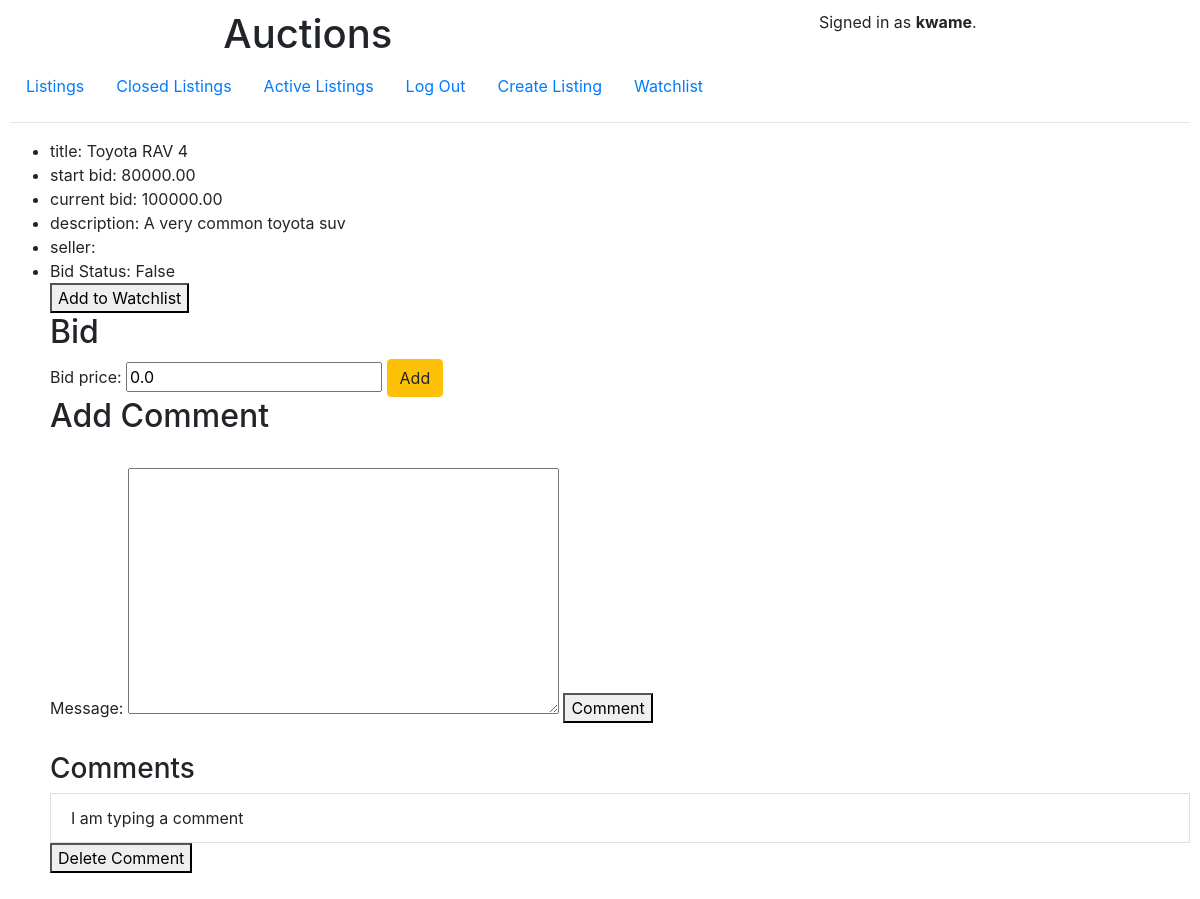
The app's page /listing/1 (signed in) with its own data.
### auctions/models.py (models this page shows, shortened)
class User(AbstractUser):
    pass

class AuctionListing(models.Model):
    title = models.CharField(max_length=100)
    description = models.TextField()
    starting_bid = models.DecimalField(max_digits=10, decimal_places=2, default=0.0)
    current_bid = models.DecimalField(max_digits=10, decimal_places=2, default=0.0)
    creator = models.ForeignKey(User, on_delete=models.CASCADE)
    item_image = models.URLField(blank=True, null=True)
    category = models.ForeignKey(Category, on_delete=models.CASCADE, blank=True, null=True)
    is_active = models.BooleanField(default=True)

class Comment(models.Model):
    message = models.TextField()
    author = models.ForeignKey(User, on_delete=models.CASCADE)
    comment_time = models.DateTimeField(auto_now=True)
    listing = models.ForeignKey(AuctionListing, on_delete=models.CASCADE)

### auctions/views.py (the view)
# urls.py: path("listing/<int:auction_id>", views.listing, name="listing"),
def listing(request, auction_id):
    listing = AuctionListing.objects.get(id=auction_id)
    form = BidForm()
    commentForm = CommentForm()
    allComments = Comment.objects.filter(listing=listing)
    watchlist,created = Watchlist.objects.get_or_create(user=request.user)
    is_in_watchlist = listing in watchlist.listings.all()
    is_in_watchlist = request.user.watchlist.listings.all()
    highest_bid = Bid.objects.filter(listing=listing).aggregate(Max('bid_price'))
    if highest_bid['bid_price__max']:
        highest_bidder = Bid.objects.filter(listing=listing, bid_price=highest_bid['bid_price__max']).first().bidder
        if request.user == highest_bidder:
            messages.info(request, "You have won this bid")
    else:
        highest_bidder = None
    context = {'listing': listing, "is_in_watchlist": is_in_watchlist, "form": form, "comments": allComments, "commentForm": commentForm}
    return render(request, "auctions/listing.html", context)

### auctions/forms.py
class BidForm(ModelForm):
    class Meta:
        model = Bid
        fields = ["bid_price"]

class CommentForm(ModelForm):
    class Meta:
        model = Comment
        fields = ["message"]

### auctions/templates/auctions/listing.html (shortened to what this page needs)
{% extends "auctions/layout.html" %}
{% block body %}
    <ul>
        <li>title: {{ listing.title }}</li>
        <li>start bid: {{ listing.starting_bid }}</li>
        <li>current bid: {{ listing.current_bid }}</li>
        <li>description: {{ listing.description }}</li>
        <li>seller: {{ listing.seller }}</li>
        <li>Bid Status: {{ listing.is_active }}</li>
        <div>
            {% if user.is_authenticated %}
                {% if is_in_watchlist %}
                    <form method="post" action="{% url 'deleteFromWatchlist' listing.id %}">
                        {% csrf_token %}
                        <button type="submit">Remove from Watchlist</button>
                    </form>
                {% else %}
                <form method="post" action="{% url 'addToWatchlist' listing.id %}">
                    <button type="submit">Add to Watchlist</button>
                </form>
                {% endif %}
            {% endif %}
            <h2>Bid</h2>
            {% if user.is_authenticated %}
                <form action="{% url "addBid" id=listing.id %}" method="post">
                    {{ form }}
                    <button type="submit" class="btn btn-warning">Add</button>
                </form>
            {% endif %}
                <h2>Add Comment</h2><br>
                    {% if user.is_authenticated %}
                        <form action="{% url "addComment" id=listing.id %}" method="post">
                            {{ commentForm }}
                            <button type="submit">Comment</button>
                        </form>
                    {% endif %}
                <br>
                <h3>Comments</h3>
                {% for comment in comments %}
                    <li class="list-group-item">{{ comment.message }}</li>
                    {% if user.is_authenticated %}
                    <form action="{% url "deleteComment" id=comment.id %}" method="post">
                        <button type="submit">Delete Comment</button>
                    </form>
                    {% endif %}
                {% endfor %}
        </div>
    </ul>
{% endblock body %}

### auctions/templates/auctions/layout.html (shortened to what this page needs)
{% load static %}
<!DOCTYPE html>
<html lang="en">
    <head>
        <link rel="stylesheet" href="https://stackpath.bootstrapcdn.com/bootstrap/4.4.1/css/bootstrap.min.css">
        <link href="{% static 'auctions/styles.css' %}" rel="stylesheet">
    </head>
    <body>
        <div class="d-flex justify-content-around">
            <h1>Auctions</h1>
        <div>
            {% if user.is_authenticated %}
                Signed in as <strong>{{ user.username }}</strong>.
            {% else %}
                Not signed in.
            {% endif %}
        </div>
        </div>
        <ul class="nav">
            <li class="nav-item">
                <a class="nav-link" href="{% url 'index' %}">Listings</a>
            </li>
            <li class="nav-item">
                <a class="nav-link" href="{% url 'closed' %}">Closed Listings</a>
            </li>
            <li class="nav-item">
                <a class="nav-link" href="{% url 'active' %}">Active Listings</a>
            </li>
            {% if user.is_authenticated %}
                <li class="nav-item">
                    <a class="nav-link" href="{% url 'logout' %}">Log Out</a>
                </li>
                <li class="nav-item">
                    <a class="nav-link" href="{% url 'create' %}">Create Listing</a>
                </li>
                <li class="nav-item">
                    <a class="nav-link" href="{% url 'watchlist' %}">Watchlist</a>
                </li>
            {% endif %}
        </ul>
        <hr>
        {% block body %}
        {% endblock %}
    </body>
</html>

### auctions/static/auctions/styles.css (style rules this page uses)
body { padding: 10px; }

### records on screen
User: username "kwame"
AuctionListing: title "Toyota RAV 4", starting_bid "80000.00", current_bid "100000.00", description "A very common toyota suv", is_active "False"
Comment: message "I am typing a comment"
